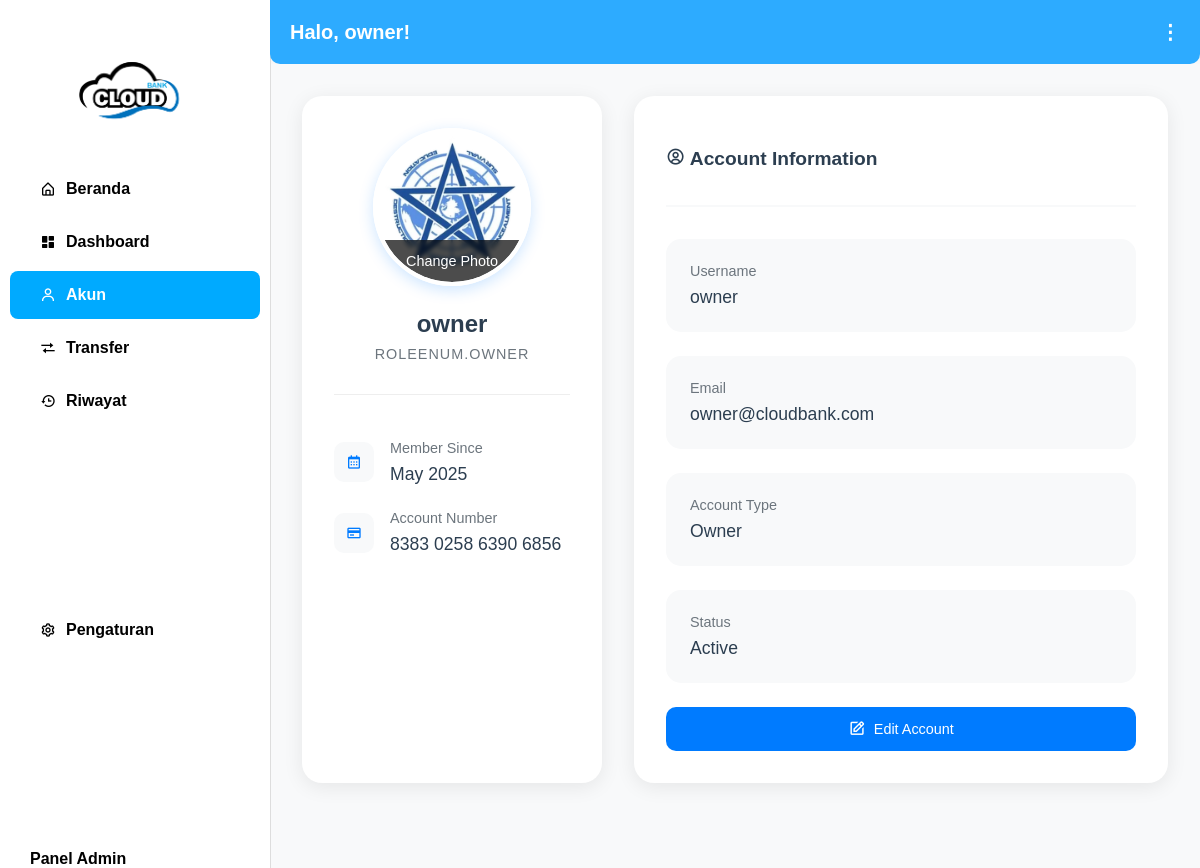
Page /account (signed in) on the committed database.
### models.py (models this page shows, shortened)
class User(UserMixin, db.Model):
    id           = db.Column(db.Integer, primary_key=True)
    acc_num      = db.Column(db.String(19), unique=True, nullable=False, default=generate_account_number)  # 16 digits + 3 spaces
    email        = db.Column(db.String(120), unique=True, nullable=False)
    username     = db.Column(db.String(80), unique=True, nullable=False)
    password     = db.Column(db.String(200), nullable=False)
    role         = db.Column(db.Enum(RoleEnum), default=RoleEnum.user, nullable=False)
    balance      = db.Column(db.Float, default=0)
    savings      = db.Column(db.Float, default=0)
    is_banned    = db.Column(db.Boolean, default=False)
    created_at   = db.Column(db.DateTime, nullable=False)
    ip_address   = db.Column(db.String(100))
    profile_photo = db.Column(db.String(200), default='default.png')  # Profile photo field
    promoted_by_id = db.Column(db.Integer, db.ForeignKey('user.id'), nullable=True)
    promoted_by = db.relationship('User', remote_side=[id], backref='promoted_users')
    admin_permissions = db.Column(db.String(500), default='')
    language = db.Column(db.String(5), default='id')  # 'id' for Indonesian, 'en' for English
    dark_mode = db.Column(db.Boolean, default=False)

### app.py (the view)
@app.route("/account")
@login_required
def account():
    isDebug = True
    return render_template(
        "account.html",
        isDebug = True,
        user=current_user,
        active_page="account"
    )

### app.py (called while the page is built)
@login_manager.user_loader
def load_user(uid):
    try:
        user = User.query.get(int(uid))
        if user:
            return user
    except ValueError:
        pass
    return User.query.filter_by(acc_num=uid).first()

### templates/account.html (shortened to what this page needs)
{% extends "layout.html" %}
{% block content %}
<div class="account-wrapper">
    <div class="account-grid">
        <div class="profile-card">
            <div class="profile-header">
                <div class="profile-photo-container">
                    <img src="{{ url_for('static', filename='uploads/' + user.profile_photo) }}"
                         alt="Profile Photo"
                         class="profile-photo"
                         id="currentPhoto">
                    <div class="photo-overlay" onclick="document.getElementById('uploadForm').style.display='block'">
                        Change Photo
                    </div>
                </div>
                <h2 class="profile-name">{{ user.username }}</h2>
                <div class="profile-role">{{ user.role }}</div>
            </div>
            <div class="quick-stats">
                <div class="stat-item">
                    <div class="stat-icon">
                        <i class='bx bx-calendar'></i>
                    </div>
                    <div>
                        <div class="detail-label">Member Since</div>
                        <div class="detail-value">{{ user.created_at.strftime('%B %Y') }}</div>
                    </div>
                </div>
                <div class="stat-item">
                    <div class="stat-icon">
                        <i class='bx bx-credit-card'></i>
                    </div>
                    <div>
                        <div class="detail-label">Account Number</div>
                        <div class="detail-value">{{ user.acc_num }}</div>
                    </div>
                </div>
            </div>
        </div>
        <div class="main-content">
            <div class="content-card">
                <div class="card-header">
                    <h3 class="card-title">
                        <i class='bx bx-user-circle'></i> Account Information
                    </h3>
                </div>
                <div class="detail-grid">
                    <div class="detail-item">
                        <div class="detail-label">Username</div>
                        <div class="detail-value">{{ user.username }}</div>
                    </div>
                    <div class="detail-item">
                        <div class="detail-label">Email</div>
                        <div class="detail-value">{{ user.email }}</div>
                    </div>
                    <div class="detail-item">
                        <div class="detail-label">Account Type</div>
                        <div class="detail-value">{{ user.role|title }}</div>
                    </div>
                    <div class="detail-item">
                        <div class="detail-label">Status</div>
                        <div class="detail-value">Active</div>
                    </div>
                </div>
                <div class="edit-account-container">
                    <button class="btn btn-primary edit-account-btn" onclick="showEditModal()">
                        <i class='bx bx-edit'></i> Edit Account
                    </button>
                </div>
            </div>
        </div>
    </div>
</div>
{% endblock %}

### templates/layout.html (shortened to what this page needs)
<!DOCTYPE html>
<html lang="{{ user.language }}">
<head>
  <link rel="stylesheet" href="{{ url_for('static', filename='css/dashboard.css') }}">
  <link
  rel="stylesheet"
  href="https://cdnjs.cloudflare.com/ajax/libs/font-awesome/4.7.0/css/all.min.css"
  />
  <link href='https://unpkg.com/boxicons@2.1.4/css/boxicons.min.css' rel='stylesheet'>
</head>
<body class="{% if user.dark_mode %}dark-mode{% endif %}">
  <div class="sidebar">
    <div>
      <img src="{{ url_for('static', filename='img/bank-awan[1].png') }}" alt="logo">
      <div class="sidebar-menu">
        <a href="{{ url_for('home') }}"
           class="{% if active_page=='home' %}active{% endif %}">
           <i class='bx bx-home-alt' ></i>
          {% if user.language == 'en' %}Home{% else %}Beranda{% endif %}
        </a>
        <a href="{{ url_for('dashboard') }}"
           class="{% if active_page=='dashboard' %}active{% endif %}">
           <i class='bx bxs-dashboard' ></i>
          Dashboard
        </a>
        <a href="{{ url_for('account') }}"
           class="{% if active_page=='account' %}active{% endif %}">
           <i class='bx bx-user'></i>
          {% if user.language == 'en' %}Account{% else %}Akun{% endif %}
        </a>
        <a href="{{ url_for('transfer') }}"
           class="{% if active_page=='transfer' %}active{% endif %}">
           <i class='bx bx-transfer' ></i>
          Transfer
        </a>
        <a href="{{ url_for('history') }}"
           class="{% if active_page=='history' %}active{% endif %}">
           <i class='bx bx-history' ></i>
          {% if user.language == 'en' %}History{% else %}Riwayat{% endif %}
        </a>
      </div>
    </div>
    <a href="{{ url_for('settings') }}"
       class="{% if active_page=='settings' %}active{% endif %}">
       <i class='bx bx-cog' ></i>
      {% if user.language == 'en' %}Settings{% else %}Pengaturan{% endif %}
    </a>
    {% if user.role in ['admin','owner'] %}
    <a href="{{ url_for('admin_panel') }}"
       class="{% if active_page=='admin' %}active{% endif %}">
      {% if user.language == 'en' %}Admin Panel{% else %}Panel Admin{% endif %}
    </a>
    {% endif %}
  </div>
  <div class="topbar">
    <span>{% if user.language == 'en' %}Hello{% else %}Halo{% endif %}, {{ user.username }}!</span>
    <div class="menu-dot" onclick="toggleDropdown()">
      ⋮
    </div>
  </div>
  <main class="content">
    {% block content %}{% endblock %}
  </main>
</body>
</html>

### static/css/dashboard.css (style rules this page uses)
body { margin: 0; font-family: Arial, sans-serif; background-color: #f7f7f7; }
.sidebar { width: 270px; background-color: #fff; position: fixed; height: 100%; border-right: 1px solid #ddd; padding-top: 20px; display: flex; flex-direction: column; justify-content: space-between; }
.sidebar img { width: 150px; height: auto; display: block; margin: 0 auto 20px; }
.sidebar-menu { flex: 1; }
.sidebar a { display: flex; align-items: center; padding: 15px 20px; text-decoration: none; color: #000; font-weight: bold; border-radius: 8px; margin: 5px 10px; transition: background 0.3s; }
.sidebar a i { margin-right: 10px; }
.sidebar a:hover, .sidebar a.active { background-color: #00aaff; color: white; }
.topbar { margin-left: 270px; background-color: #2dabff; color: white; padding: 20px; font-size: 20px; font-weight: bold; display: flex; justify-content: space-between; align-items: center; border-radius: 0 0 10px 10px; position: relative; }
.menu-dot { position: relative; cursor: pointer; }

### templates/account.html (style rules this page uses)
.account-wrapper { padding: 2rem; margin-left: 270px; background: #f8f9fa; min-height: calc(100vh - 60px); }
.account-grid { display: grid; grid-template-columns: 300px 1fr; gap: 2rem; max-width: 1200px; margin: 0 auto; }
.profile-card { background: white; border-radius: 20px; box-shadow: 0 4px 20px rgba(0,0,0,0.08); padding: 2rem; position: sticky; top: 2rem; }
.profile-header { text-align: center; margin-bottom: 2rem; }
.profile-photo-container { width: 150px; height: 150px; margin: 0 auto 1.5rem; position: relative; border-radius: 50%; overflow: hidden; border: 4px solid #fff; box-shadow: 0 4px 15px rgba(0,123,255,0.2); transition: all 0.3s ease; }
.profile-photo { width: 100%; height: 100%; object-fit: cover; }
.photo-overlay { position: absolute; bottom: 0; left: 0; right: 0; background: rgba(0,0,0,0.7); padding: 0.8rem; color: white; font-size: 0.9rem; cursor: pointer; transition: all 0.3s ease; backdrop-filter: blur(2px); }
.profile-name { font-size: 1.5rem; color: #2c3e50; margin: 1rem 0 0.5rem; }
.profile-role { color: #6c757d; font-size: 0.9rem; text-transform: uppercase; letter-spacing: 1px; }
.quick-stats { margin-top: 2rem; padding-top: 2rem; border-top: 1px solid #eee; }
.stat-item { display: flex; align-items: center; padding: 0.8rem 0; color: #2c3e50; }
.stat-icon { width: 40px; height: 40px; background: #f8f9fa; border-radius: 10px; display: flex; align-items: center; justify-content: center; margin-right: 1rem; color: #007bff; }
.main-content { display: grid; gap: 2rem; }
.content-card { background: white; border-radius: 20px; box-shadow: 0 4px 20px rgba(0,0,0,0.08); padding: 2rem; }
.card-header { display: flex; align-items: center; justify-content: space-between; margin-bottom: 2rem; padding-bottom: 1rem; border-bottom: 2px solid #f8f9fa; }
.card-title { font-size: 1.2rem; color: #2c3e50; font-weight: 600; }
.detail-grid { display: grid; grid-template-columns: repeat(auto-fit, minmax(250px, 1fr)); gap: 1.5rem; margin-bottom: 0; }
.detail-item { background: #f8f9fa; padding: 1.5rem; border-radius: 15px; transition: all 0.3s ease; }
.detail-label { color: #6c757d; font-size: 0.9rem; margin-bottom: 0.5rem; }
.detail-value { color: #2c3e50; font-size: 1.1rem; font-weight: 500; }
.btn { flex: 1; padding: 0.8rem; border: none; border-radius: 8px; font-weight: 500; cursor: pointer; transition: all 0.3s ease; }
.btn-primary { background: #007bff; color: white; }
.btn { padding: 0.8rem 1.5rem; border-radius: 8px; font-size: 0.9rem; font-weight: 500; border: none; cursor: pointer; transition: all 0.2s ease; }
.edit-account-container { margin-top: 1.5rem; text-align: center; padding: 0; width: 100%; }
.edit-account-btn { background: #007bff; color: white; padding: 0.8rem 1.5rem; border-radius: 10px; font-size: 0.9rem; font-weight: 500; border: none; cursor: pointer; transition: all 0.3s ease; display: inline-flex; align-items: center; justify-content: center; gap: 0.5rem; width: 100%; max-width: none; }
.edit-account-btn i { font-size: 1.1rem; }

### rows in the picture
User: username "owner", profile_photo (picture), role "ROLEENUM.OWNER", created_at "May 2025", acc_num "8383 0258 6390 6856", email "owner@cloudbank.com", role "Owner"
